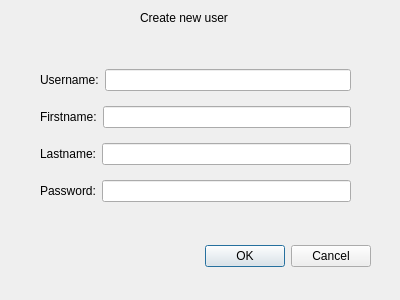
<?xml version="1.0" encoding="UTF-8"?>
<ui version="4.0">
 <class>CreateUserDialog</class>
 <widget class="QDialog" name="CreateUserDialog">
  <property name="geometry">
   <rect>
    <x>0</x>
    <y>0</y>
    <width>400</width>
    <height>300</height>
   </rect>
  </property>
  <property name="windowTitle">
   <string>Dialog</string>
  </property>
  <widget class="QDialogButtonBox" name="buttonBox">
   <property name="geometry">
    <rect>
     <x>30</x>
     <y>240</y>
     <width>341</width>
     <height>32</height>
    </rect>
   </property>
   <property name="orientation">
    <enum>Qt::Horizontal</enum>
   </property>
   <property name="standardButtons">
    <set>QDialogButtonBox::Cancel|QDialogButtonBox::Ok</set>
   </property>
  </widget>
  <widget class="QLabel" name="label">
   <property name="geometry">
    <rect>
     <x>140</x>
     <y>10</y>
     <width>101</width>
     <height>16</height>
    </rect>
   </property>
   <property name="text">
    <string>Create new user</string>
   </property>
  </widget>
  <widget class="QWidget" name="">
   <property name="geometry">
    <rect>
     <x>40</x>
     <y>60</y>
     <width>311</width>
     <height>151</height>
    </rect>
   </property>
   <layout class="QVBoxLayout" name="verticalLayout">
    <item>
     <layout class="QHBoxLayout" name="usernameHorizontalLayout">
      <item>
       <widget class="QLabel" name="usernameLabel">
        <property name="text">
         <string>Username:</string>
        </property>
       </widget>
      </item>
      <item>
       <widget class="QLineEdit" name="usernameLineEdit"/>
      </item>
     </layout>
    </item>
    <item>
     <layout class="QHBoxLayout" name="firstnameHorizontalLayout">
      <item>
       <widget class="QLabel" name="label_2">
        <property name="text">
         <string>Firstname:</string>
        </property>
       </widget>
      </item>
      <item>
       <widget class="QLineEdit" name="firstnameLineEdit"/>
      </item>
     </layout>
    </item>
    <item>
     <layout class="QHBoxLayout" name="firstnameHorizontalLayout_2">
      <item>
       <widget class="QLabel" name="label_3">
        <property name="text">
         <string>Lastname:</string>
        </property>
       </widget>
      </item>
      <item>
       <widget class="QLineEdit" name="lastnameLineEdit"/>
      </item>
     </layout>
    </item>
    <item>
     <layout class="QHBoxLayout" name="firstnameHorizontalLayout_3">
      <item>
       <widget class="QLabel" name="label_4">
        <property name="text">
         <string>Password:</string>
        </property>
       </widget>
      </item>
      <item>
       <widget class="QLineEdit" name="passwordLineEdit"/>
      </item>
     </layout>
    </item>
   </layout>
  </widget>
 </widget>
 <resources/>
 <connections>
  <connection>
   <sender>buttonBox</sender>
   <signal>accepted()</signal>
   <receiver>CreateUserDialog</receiver>
   <slot>accept()</slot>
   <hints>
    <hint type="sourcelabel">
     <x>248</x>
     <y>254</y>
    </hint>
    <hint type="destinationlabel">
     <x>157</x>
     <y>274</y>
    </hint>
   </hints>
  </connection>
  <connection>
   <sender>buttonBox</sender>
   <signal>rejected()</signal>
   <receiver>CreateUserDialog</receiver>
   <slot>reject()</slot>
   <hints>
    <hint type="sourcelabel">
     <x>316</x>
     <y>260</y>
    </hint>
    <hint type="destinationlabel">
     <x>286</x>
     <y>274</y>
    </hint>
   </hints>
  </connection>
 </connections>
</ui>
